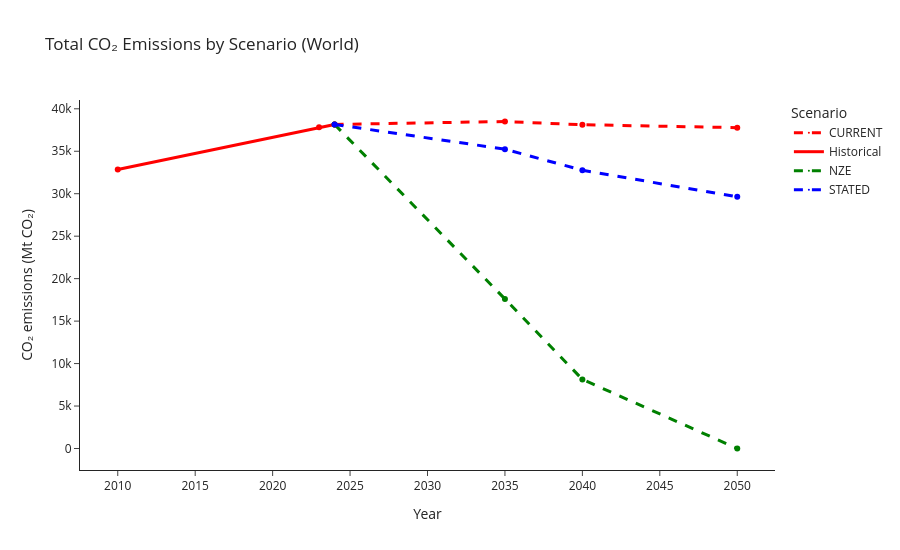

The notebook cell saved with this chart:
### Code cell
import plotly.graph_objects as go

fig = go.Figure()

# Style map
style_map = {
    "Historical": dict(color="red", dash="solid"),
    "CURRENT":    dict(color="red", dash="dash"),
    "STATED":     dict(color="blue", dash="dash"),
    "NZE":        dict(color="green", dash="dash"),
}

for scenario, sub in df.groupby("Scenario"):
    fig.add_trace(
        go.Scatter(
            x=sub["Year"],
            y=sub["Total CO2"],
            mode="lines+markers",
            name=scenario,
            line=dict(
                color=style_map[scenario]["color"],
                dash=style_map[scenario]["dash"],
                width=3
            ),
            marker=dict(size=0),
        )
    )

fig.update_layout(
    title="Total CO₂ Emissions by Scenario (World)",
    xaxis_title="Year",
    yaxis_title="CO₂ emissions (Mt CO₂)",
    legend_title="Scenario",
    template="simple_white",
)

fig.update_layout(
    width=900,    # pixels
    height=550    # pixels
)


fig.show()

### Figure 1 — Plotly figure (JSON) as saved in the notebook; plotly's stock layout.template omitted (floating-point values rounded to 4 significant figures)
{"data": [{"line": {"color": "red", "dash": "dash", "width": 3}, "marker": {"size": 0}, "mode": "lines+markers", "name": "CURRENT", "type": "scatter", "x": [2024, 2035, 2040, 2050], "y": [38153, 38503, 38126, 37779]}, {"line": {"color": "red", "dash": "solid", "width": 3}, "marker": {"size": 0}, "mode": "lines+markers", "name": "Historical", "type": "scatter", "x": [2010, 2023, 2024], "y": [32854, 37820, 38153]}, {"line": {"color": "green", "dash": "dash", "width": 3}, "marker": {"size": 0}, "mode": "lines+markers", "name": "NZE", "type": "scatter", "x": [2024, 2035, 2040, 2050], "y": [38153, 17606, 8137, 0]}, {"line": {"color": "blue", "dash": "dash", "width": 3}, "marker": {"size": 0}, "mode": "lines+markers", "name": "STATED", "type": "scatter", "x": [2024, 2035, 2040, 2050], "y": [38153, 35244, 32764, 29629]}], "layout": {"height": 550, "legend": {"title": {"text": "Scenario"}}, "title": {"text": "Total CO₂ Emissions by Scenario (World)"}, "width": 900, "xaxis": {"title": {"text": "Year"}}, "yaxis": {"title": {"text": "CO₂ emissions (Mt CO₂)"}}}}
